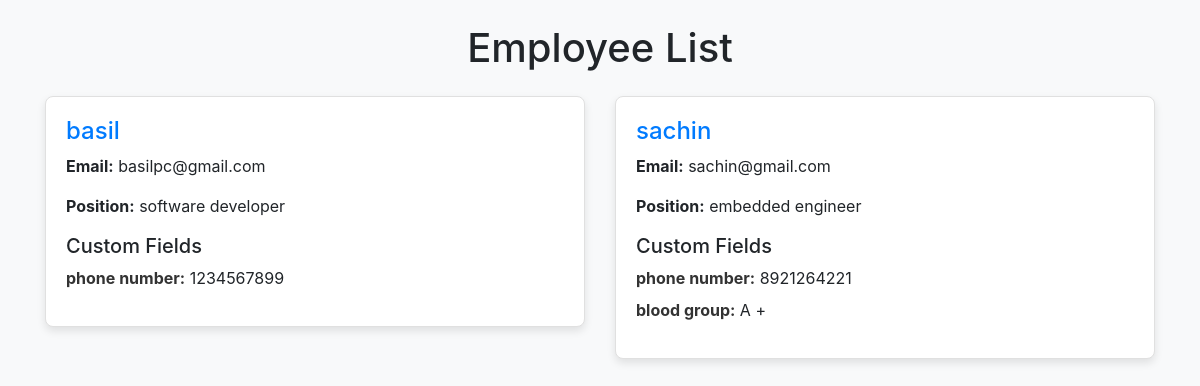
The page /api/employees/ on the database its author committed.
### employee/models.py (models this page shows, shortened)
class Employee(models.Model):
    name = models.CharField(max_length=100)
    email = models.EmailField(unique=True)
    position = models.CharField(max_length=50)

class EmployeeField(models.Model):
    employee = models.ForeignKey(Employee, related_name='custom_fields', on_delete=models.CASCADE)
    field_name = models.CharField(max_length=100)
    field_value = models.TextField()

### employee/views.py (the view)
# urls.py: path('employees/', employee_list, name='employee_list'),
def employee_list(request):
    employees = Employee.objects.prefetch_related('custom_fields').all()
    return render(request, 'employee/employee_list.html', {'employees': employees})

### templates/employee/employee_list.html (shortened to what this page needs)
<!DOCTYPE html>
<html lang="en">
<head>
    <link href="https://stackpath.bootstrapcdn.com/bootstrap/4.5.2/css/bootstrap.min.css" rel="stylesheet">
</head>
<body>
    <div class="container">
        <h1 class="text-center my-4">Employee List</h1>
        {% if employees %}
            <div class="row">
                {% for employee in employees %}
                    <div class="col-md-6">
                        <div class="employee-card">
                            <h2>{{ employee.name }}</h2>
                            <p><strong>Email:</strong> {{ employee.email }}</p>
                            <p><strong>Position:</strong> {{ employee.position }}</p>
                            <h5>Custom Fields</h5>
                            <ul class="custom-field-list">
                                {% for field in employee.custom_fields.all %}
                                    <li><strong>{{ field.field_name }}:</strong> {{ field.field_value }}</li>
                                {% empty %}
                                    <li>No custom fields available.</li>
                                {% endfor %}
                            </ul>
                        </div>
                    </div>
                {% endfor %}
            </div>
        {% else %}
            <p class="text-center">No employees found.</p>
        {% endif %}
    </div>
</body>
</html>

### templates/employee/employee_list.html (style rules this page uses)
body { background-color: #f8f9fa; }
.employee-card { background-color: #ffffff; border: 1px solid #e0e0e0; border-radius: 8px; padding: 20px; margin-bottom: 20px; box-shadow: 0 4px 8px rgba(0, 0, 0, 0.1); }
.employee-card h2 { color: #007bff; font-size: 1.5rem; }
.custom-field-list { list-style: none; padding: 0; }
.custom-field-list li { margin-bottom: 8px; }
.custom-field-list strong { color: #333; }

### rows shown on the page
Employee: name "basil", email "basilpc@gmail.com", position "software developer"
EmployeeField: field_name "phone number", field_value "1234567899"
Employee: name "sachin", email "sachin@gmail.com", position "embedded engineer"
EmployeeField: field_name "phone number", field_value "8921264221"
EmployeeField: field_name "blood group", field_value "A +"
